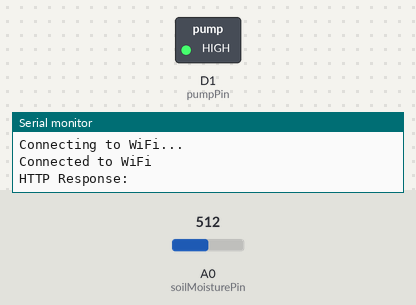
A sketch run on a simulated ESP8266 (NodeMCU). Parts: switched loads named in the sketch (green lamp = pin HIGH), the last lines printed to the serial monitor. The inputs (shaded band) are chosen by the test bench; at power-on: A0 (soilMoisturePin) = 512. WiFi joins after 1.5 s; servers stay silent unless stated; uploads are accepted with an empty reply.

Above: at 3.2 s.
3.3 s: A0 (soilMoisturePin) set to 573
5.6 s: A0 (soilMoisturePin) set to 598
At 7.8 s:
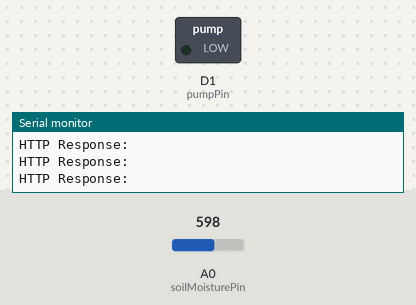
8.6 s: A0 (soilMoisturePin) set to 570
At 9.1 s:
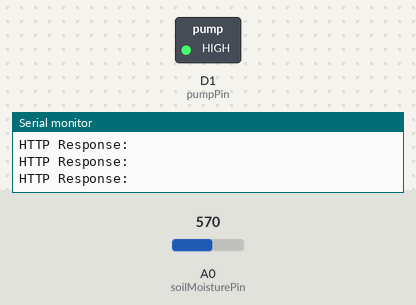
10.9 s: A0 (soilMoisturePin) set to 590
At 12.9 s:
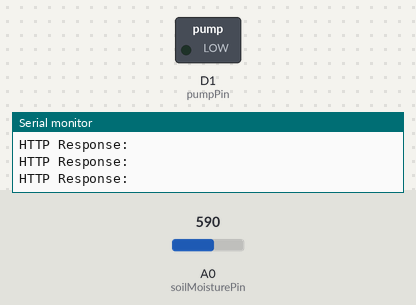
Timing chart, 0 to 14.4 s (numbered marks = the images above; inputs shaded):
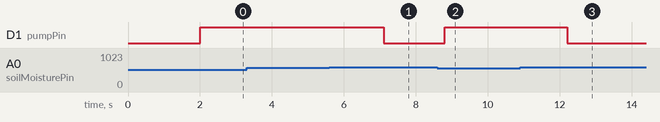

Measured:
- the behaviour switches between 579 and 580 on A0 (soilMoisturePin) (found by bisection; images 0 and 1)
- after the input at 5.6 s, D1 (pumpPin): HIGH → LOW after 1.5 s
- after the input at 8.6 s, D1 (pumpPin): LOW → HIGH after 0.20 s
- after the input at 10.9 s, D1 (pumpPin): HIGH → LOW after 1.3 s

The sketch:

GETDATA_POMPA.ino
```cpp
#include <ESP8266WiFi.h>
#include <ESP8266HTTPClient.h>

// Isi dengan SSID dan kata sandi WiFi Anda
const char* ssid = "ntah";
const char* password = "testing1";
const int soilMoisturePin = A0;  // Pin ADC untuk soil moisture sensor
const int pumpPin = D1;          // Pin yang mengontrol pompa
const int moistureThreshold = 580; // Ambang kelembaban tanah; sesuaikan sesuai kebutuhan Anda

// Isi dengan URL yang akan Anda akses
const char* url = "http://monitoringtansawi.000webhostapp.com/api/postdata.php?sensor=";

void setup() {
  Serial.begin(115200);

  // Hubungkan ke WiFi
  WiFi.begin(ssid, password);
  while (WiFi.status() != WL_CONNECTED) {
    delay(1000);
    Serial.println("Connecting to WiFi...");
  }
  Serial.println("Connected to WiFi");

  pinMode(soilMoisturePin, INPUT);
  pinMode(pumpPin, OUTPUT);
  digitalWrite(pumpPin, LOW); // Pastikan pompa dimatikan pada awalnya
}

void loop() {
  const int value = analogRead(soilMoisturePin);
  if (value < moistureThreshold) {
    // Jika kelembaban tanah turun di bawah angka, aktifkan pompa
    digitalWrite(pumpPin, HIGH);
    delay(500);
  } else {
    // Jika kelembaban tanah mencukupi, matikan pompa
    digitalWrite(pumpPin, LOW);
    delay(500);
  }
  if (WiFi.status() == WL_CONNECTED) {
    HTTPClient http;
    WiFiClient client;

    // Mulai permintaan HTTP GET
    String get = url + String(value);
    http.begin(client, get);

    // Lakukan permintaan dan dapatkan status respons
    int httpCode = http.GET();

    if (httpCode > 0) {
      // Jika respons berhasil, baca isi respons
      String payload = http.getString();
      Serial.println("HTTP Response: " + payload);
    } else {
      Serial.println("HTTP GET failed: " + http.errorToString(httpCode));
    }

    // Akhiri permintaan
    http.end();

    // Tunggu sejenak sebelum melakukan permintaan berikutnya
    delay(1000);
  }
}
```
